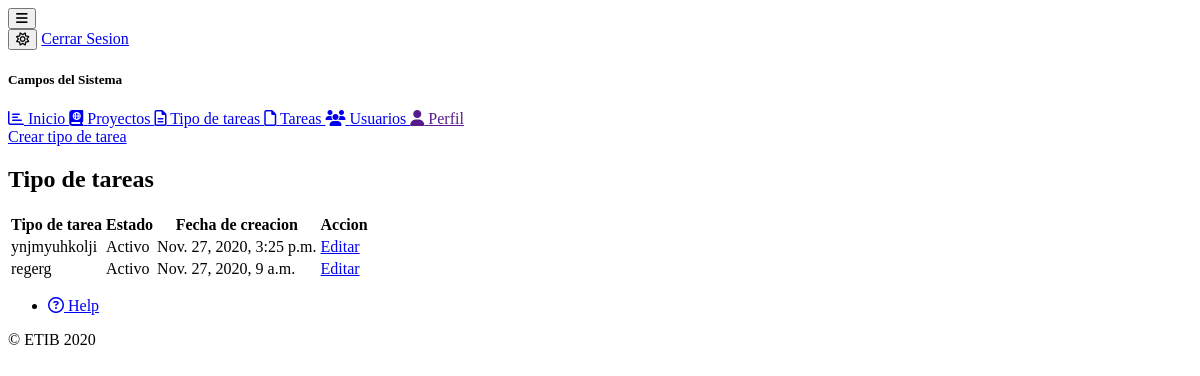
The app's page /tareas/tipo_tarea/ (signed in), older data.
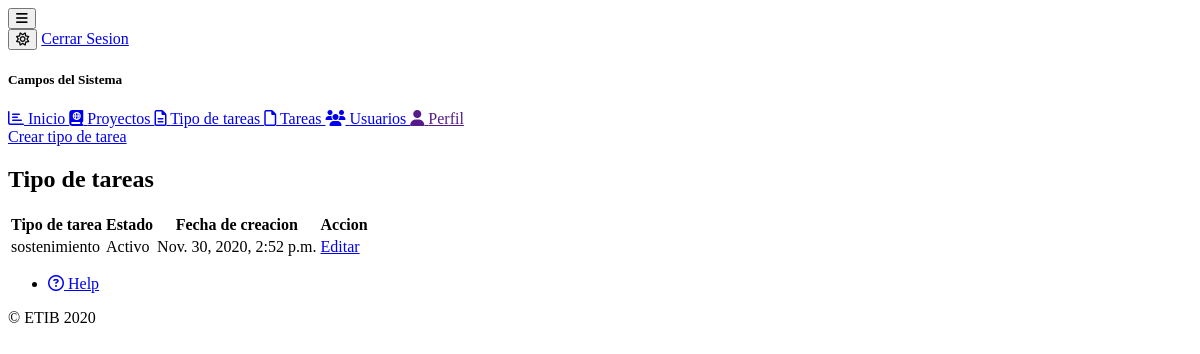
The same page, newer data.
### tasks/models.py (models this page shows, shortened)
class TypeTask(models.Model):
    name = models.CharField(max_length=50)
    slug = models.SlugField(max_length=60, unique=True)
    status = models.BooleanField(default=True)
    created_at = models.DateTimeField(auto_now_add=True)
    class Meta:
        verbose_name = 'Tipo tarea'
        verbose_name_plural = 'Tipo tareas'

### tasks/views.py (the view)
# urls.py: path('tipo_tarea/', views.TypeTaskListView.as_view(), name='type_task'),
class TypeTaskListView(LoginRequiredMixin, ListView):
    template_name = 'tasks/type_task.html'
    queryset = TypeTask.objects.all().order_by('-pk')

### tasks/templates/tasks/type_task.html
{% extends 'base.html' %}
{% block content %}
    <div class="container">
        <div class="card">
            <div class="card-content">
                <a href="{% url 'tasks:add_type_task' %}">Crear tipo de tarea</a>
                <h2 class="center">Tipo de tareas</h2>
                <table class="highlight centered">
                    <thead>
                        <tr>
                            <th>Tipo de tarea</th>
                            <th>Estado</th>
                            <th>Fecha de creacion</th>
                            <th>Accion</th>
                        </tr>
                    </thead>
                    <tbody>
                        {% for type_task in object_list %}
                            <tr>
                                <td>{{ type_task.name }}</td>
                                <td>{{ type_task.status|yesno:'Activo,Inactivo' }}</td>
                                <td>{{ type_task.created_at }}</td>
                                <td>
                                    <a href="{% url 'tasks:update_type_task' type_task.slug %}"
                                        class="btn btn-danger">Editar</a>
                                </td>
                            </tr>
                        {% endfor %}
                    </tbody>
                </table>
            </div>
        </div>
    </div>
{% endblock %}

### templates/base.html (shortened to what this page needs)
{% load static %}
<!DOCTYPE html>
<html lang="en">
<head>
    <link href="https://cdn.jsdelivr.net/npm/halfmoon@1.1.1/css/halfmoon-variables.min.css" rel="stylesheet" />
    <link rel="stylesheet" href="https://cdn.datatables.net/1.10.22/css/jquery.dataTables.min.css">
    <link rel="stylesheet" href="{% static 'css/styled.css' %}">
</head>
<body data-set-preferred-mode-onload="true">
    <div class="page-wrapper with-navbar with-sidebar with-navbar-fixed-bottom">
        {% include 'navbar.html' %}
        {% include 'sidenav.html' %}
        <div class="content-wrapper">
            <div class="container-fluid">
                {% block content %}
                {% endblock %}
            </div>
        </div>
        {% include 'footer.html' %}
    </div>
</body>
</html>

### templates/navbar.html (shortened to what this page needs)
{% url 'users:logout' as logout %}
<nav class="navbar">
    <div class="navbar-content">
        <button id="toggle-sidebar-btn" class="btn btn-action" type="button" onclick="halfmoon.toggleSidebar()">
            <i class="fa fa-bars" aria-hidden="true"></i>
        </button>
    </div>
    <div class="navbar-content ml-auto">
        <button class="btn btn-action mr-5" type="button" onclick="halfmoon.toggleDarkMode()">
            <i class="far fa-sun" aria-hidden="true"></i>
        </button>
        <a href="{{ logout }}" class="btn btn-primary" role="button">Cerrar Sesion</a>
    </div>
</nav>

### templates/sidenav.html (shortened to what this page needs)
{% url 'users:user' as user %}
{% url 'profiles:profile' as profile %}
{% url 'projects:home' as home %}
{% url 'projects:project' as project %}
{% url 'tasks:type_task' as type_task %}
{% url 'tasks:task' as task %}
<div class="sidebar">
    <div class="sidebar-menu">
        <h5 class="sidebar-title">Campos del Sistema</h5>
        <a href="{{ home }}" class="sidebar-link sidebar-link-with-icon {% if request.path == home %}active{% endif %}">
            <span class="sidebar-icon">
                <i class="far fa-chart-bar" aria-hidden="true"></i>
            </span>
            Inicio
        </a>
        <a href="{{ project }}" class="sidebar-link sidebar-link-with-icon {% if request.path == project %}active{% endif %}">
            <span class="sidebar-icon">
                <i class="fas fa-atlas" aria-hidden="true"></i>
            </span>
            Proyectos
        </a>
        <a href="{{ type_task }}" class="sidebar-link sidebar-link-with-icon {% if request.path == type_task %}active{% endif %}">
            <span class="sidebar-icon">
                <i class="far fa-file-alt" aria-hidden="true"></i>
            </span>
            Tipo de tareas
        </a>
        <a href="{{ task }}" class="sidebar-link sidebar-link-with-icon {% if request.path == task%}active{% endif %}">
            <span class="sidebar-icon">
                <i class="far fa-file" aria-hidden="true"></i>
            </span>
            Tareas
        </a>
        <a href="{{ user }}" class="sidebar-link sidebar-link-with-icon {% if request.path == user%}active{% endif %}">
            <span class="sidebar-icon">
                <i class="fas fa-users" aria-hidden="true"></i>
            </span>
            Usuarios
        </a>
        <a href="{{ profile }}" class="sidebar-link sidebar-link-with-icon {% if request.path == profile%}active{% endif %}">
            <span class="sidebar-icon">
                <i class="fas fa-user" aria-hidden="true"></i>
            </span>
            Perfil
        </a>
    </div>
</div>

### templates/footer.html
<nav class="navbar navbar-fixed-bottom">
    <ul class="navbar-nav ml-auto">
        <li class="nav-item">
            <a href="#" class="nav-link">
                <i class="fa fa-question-circle-o mr-5" aria-hidden="true"></i>
                Help
            </a>
        </li>
    </ul>
    <span class="navbar-text">
        © ETIB 2020
    </span>
</nav>

Row changes from the older to the newer data that the page shows:
removed TypeTask: name "ynjmyuhkolji", status "Activo", created_at "Nov. 27, 2020, 3:25 p.m."
removed TypeTask: name "regerg", status "Activo", created_at "Nov. 27, 2020, 9 a.m."
added TypeTask: name "sostenimiento", status "Activo", created_at "Nov. 30, 2020, 2:52 p.m."
